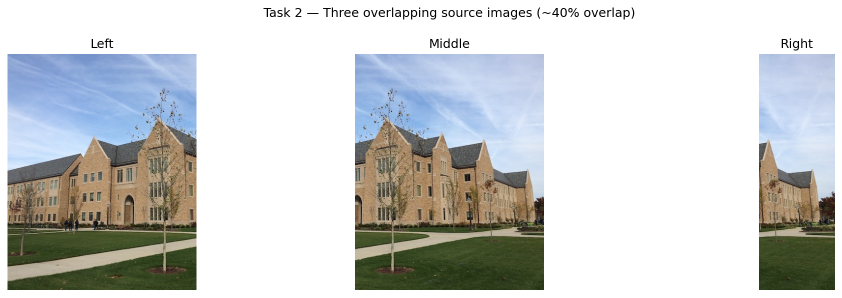
#> input picture Practical03/task2_input_images.png, 1684 x 595 px (shown at 1/2 size)
$ python -i colorSelection.py   (imports and definitions only)
#> lines starting #> are read from the running program, lines starting #| are printed output that depends on the picture
#> further down, picture is the input picture: shape (595, 1684, 3); mean B, G, R 205, 206, 203.6
# Computer Vision I (CSE 40535/60535)
# University of Notre Dame, Fall 2024
# ________________________________________________________________
# Adam Czajka, Andrey Kuehlkamp; first version: September 2017

import cv2

import matplotlib.pyplot as plt

# import matplotlib
# matplotlib.use("TKAgg")
# print(matplotlib.get_backend())


# [1 line not run here, left out]

def print_menu():
    print("Options menu:")
    print("esc - Quit program")
    print("s - Snapshot")

def calc_histograms(img):
    color = ['b','g','r']
    colornames = ['Blue channel','Green channel','Red channel']
    plt.figure()
    for i,col in enumerate(color):
        hist = cv2.calcHist([img], [i], None, [256], [0,256])
        plt.plot(hist, color=col)
        plt.xlim([0,256])
    plt.legend(colornames)
    plt.title('RGB Histogram')

    hsv = cv2.cvtColor(img, cv2.COLOR_BGR2HSV)
#> hsv: shape (595, 1684, 3); mean H, S, V 26.9, 35.7, 215

    channels = ['Hue','Saturation','Value']
    plt.figure()
    for i,ch in enumerate(channels):
        hist = cv2.calcHist([hsv], [i], None, [256], [0,256])
        plt.plot(hist, color=color[i])
    plt.title('HSV Histogram')
    plt.legend(channels)
    plt.show()
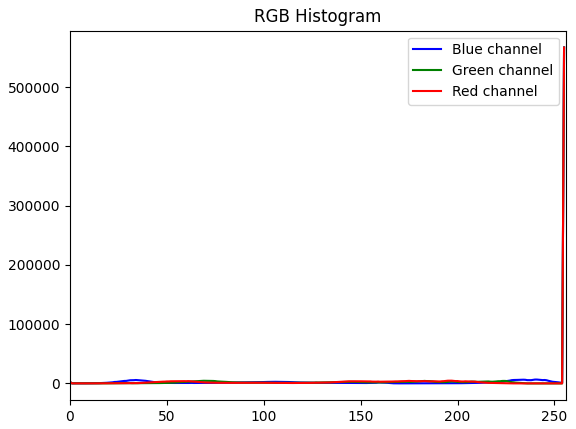
#> figure drawn by matplotlib, 1 panel; curve peaks at x = 255, y = 567172; curve peaks at x = 255, y = 566822; curve peaks at x = 255, y = 566822
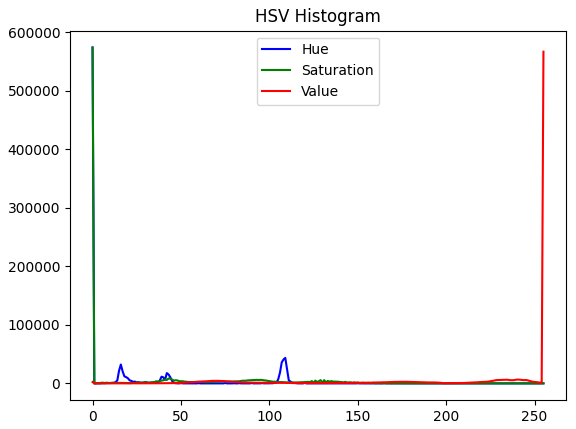
#> figure drawn by matplotlib, 1 panel; curve peaks at x = 0, y = 574495; curve peaks at x = 0, y = 574011; curve peaks at x = 255, y = 567172


# [28 lines not run here, left out]

>>> import cv2
>>> picture = cv2.imread('../Practical03/task2_input_images.png')
>>> result = calc_histograms(picture)
